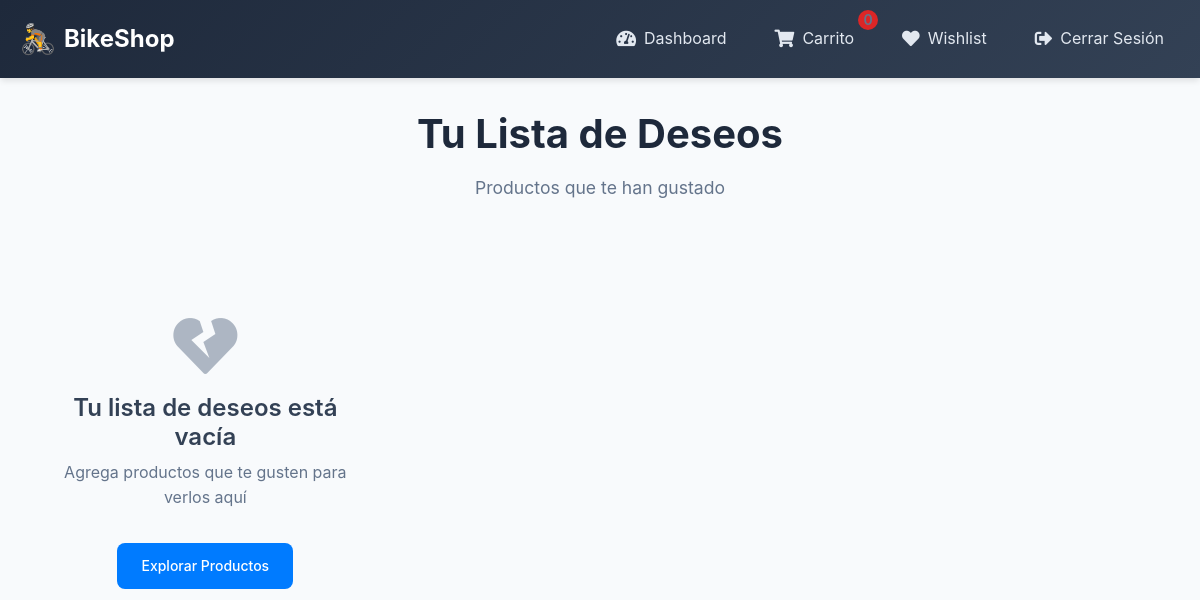
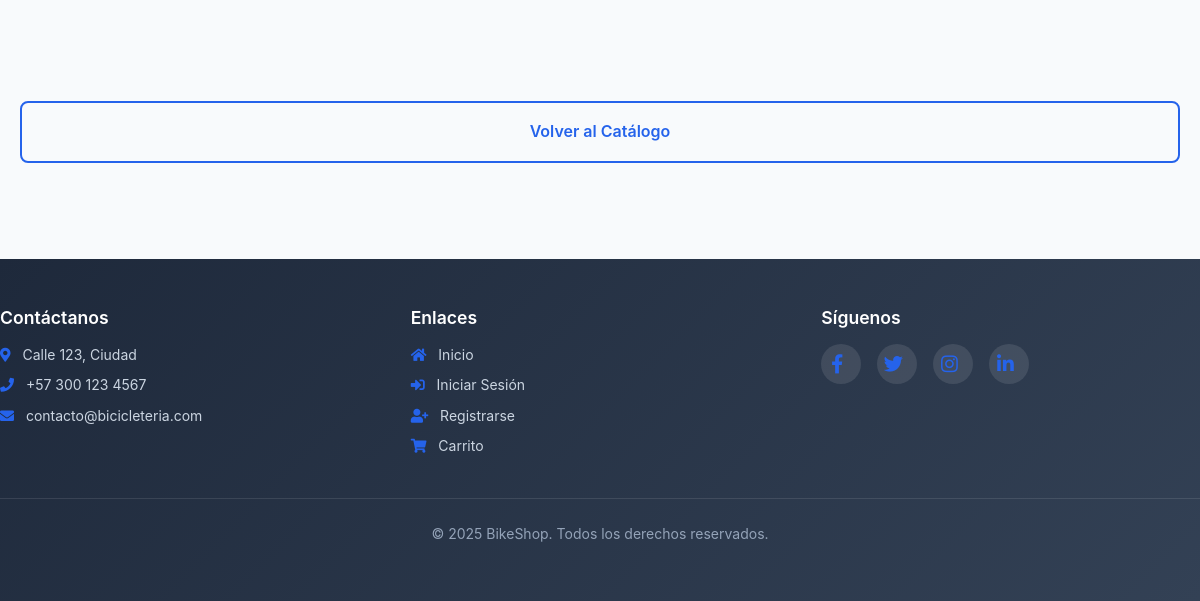
Before: /wishlist/wishlist (signed in) with the older database file (2 pictures, top to bottom).
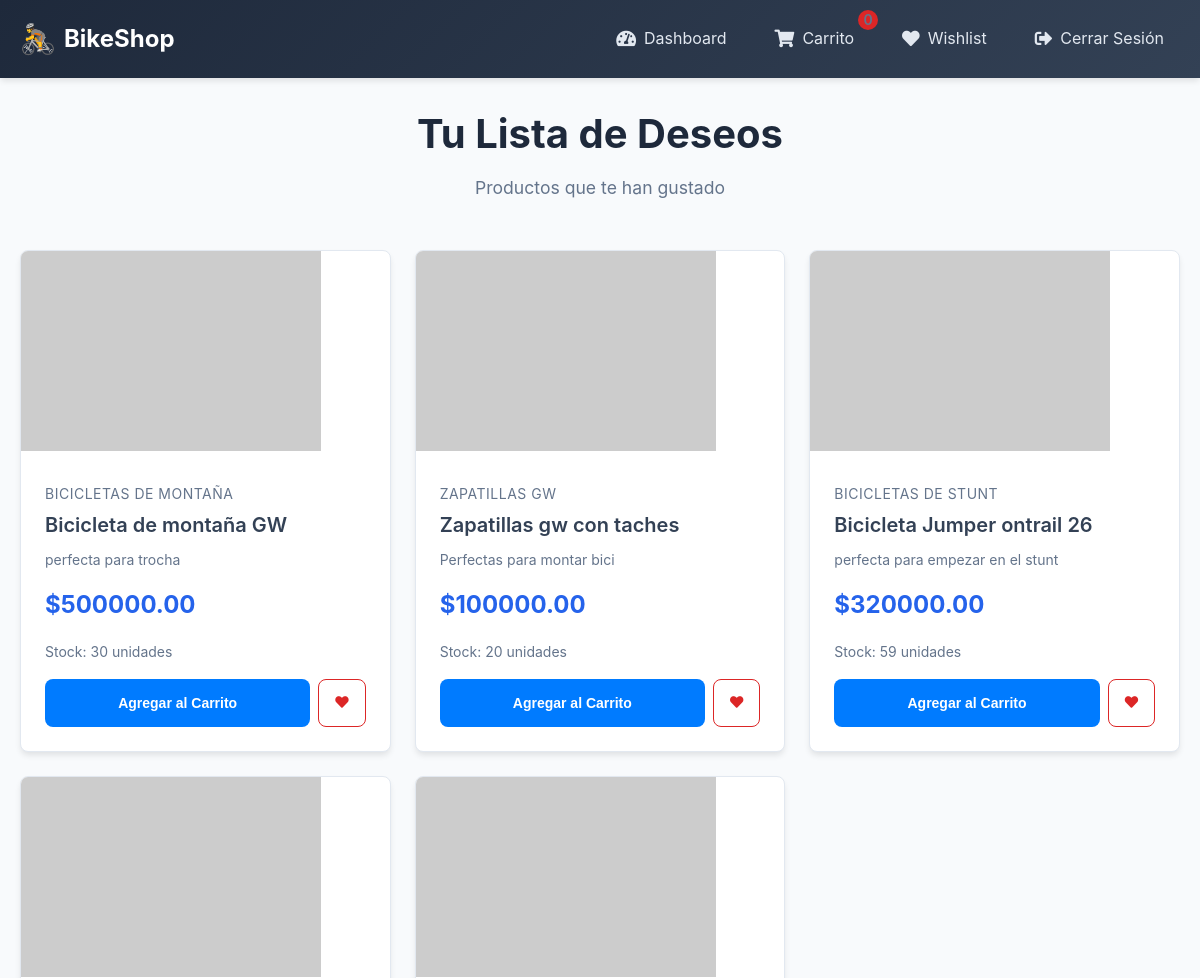
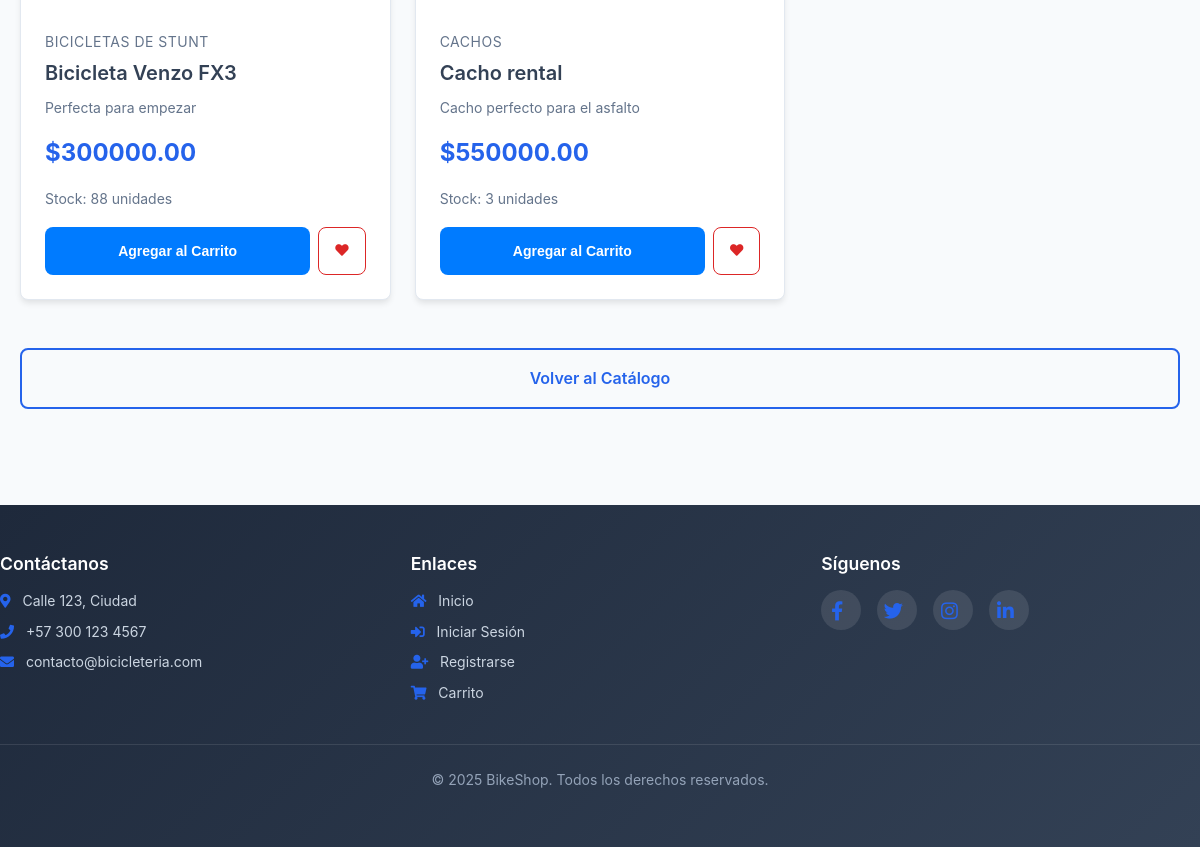
After: the same page with the newer database file (2 pictures, top to bottom).
### models/product.py (models this page shows, shortened)
class Product(db.Model):
    __tablename__ = 'productos'
    id = db.Column(db.Integer, primary_key=True)
    nombre = db.Column(db.String(100), nullable=False)
    descripcion = db.Column(db.String(255))
    precio = db.Column(db.Float, nullable=False)
    stock = db.Column(db.Integer, nullable=False)
    url_imagen = db.Column(db.String(255))
    subcategoria_id = db.Column(db.Integer, db.ForeignKey('subcategorias.id'), nullable=False)
    subcategoria = db.relationship('Subcategoria', back_populates='productos')

### models/subcategoria.py (models this page shows, shortened)
class Subcategoria(db.Model):
    __tablename__ = 'subcategorias'
    id = db.Column(db.Integer, primary_key=True)
    nombre = db.Column(db.String(100), nullable=False)
    categoria_id = db.Column(db.Integer, db.ForeignKey('categorias.id'), nullable=False)
    productos = db.relationship('Product', back_populates='subcategoria')

### routes/wishlist.py (the view)
@wishlist_bp.route('/wishlist')
@login_required
def wishlist():
    wishlist_items = Wishlist.query.filter_by(user_id=current_user.id).all()
    products_in_wishlist = []
    for item in wishlist_items:
        product = Product.query.get(item.product_id)
        if product:
            products_in_wishlist.append(product)
    return render_template('wishlist_page.html', products=products_in_wishlist)

### app.py (called while the page is built)
@login_manager.user_loader
def load_user(user_id):
    return db.session.get(User, int(user_id))

### templates/wishlist_page.html (shortened to what this page needs)
{% extends 'base.html' %}
{% block content %}
<div class="products-section">
    <div class="section-header">
        <h2 class="section-title">Tu Lista de Deseos</h2>
        <p class="section-subtitle">Productos que te han gustado</p>
    </div>
    <div class="products-grid">
        {% include 'wishlist.html' %}
    </div>
    <div class="cart-actions">
        <a href="{{ url_for('products.catalog') }}" class="continue-shopping">Volver al Catálogo</a>
    </div>
</div>
{% endblock %}

### templates/wishlist.html
{% if products %}
    {% for product in products %}
        <div class="product-card">
            <div class="product-image">
                {% if product.url_imagen %}
                    <img src="{{ product.url_imagen }}" alt="{{ product.nombre }}" class="card-img-top">
                {% else %}
                    <img src="{{ url_for('static', filename='images/placeholder.jpg') }}" alt="Placeholder" class="card-img-top">
                {% endif %}
            </div>
            <div class="product-info">
                <div class="product-category">
                    {{ product.subcategoria.nombre if product.subcategoria else 'Sin categoría' }}
                </div>
                <h3 class="product-title">{{ product.nombre }}</h3>
                <p class="product-description">{{ product.descripcion }}</p>
                <div class="product-price">
                    ${{ "%.2f"|format(product.precio) }}
                </div>
                <div class="product-stock">
                    {% if product.stock > 0 %}
                        Stock: {{ product.stock }} unidades
                    {% else %}
                        Sin stock disponible
                    {% endif %}
                </div>
                <div class="product-actions">
                    <button class="btn btn-primary add-to-cart-btn" data-product-id="{{ product.id }}" {% if product.stock == 0 %}disabled{% endif %}>
                        {% if product.stock == 0 %}Sin Stock{% else %}Agregar al Carrito{% endif %}
                    </button>
                    <button class="wishlist-btn favorited" data-product-id="{{ product.id }}">
                        <i class="fas fa-heart"></i>
                    </button>
                </div>
            </div>
        </div>
    {% endfor %}
{% else %}
    <div class="empty-state">
        <i class="fas fa-heart-broken empty-state-icon"></i>
        <h3 class="empty-state-title">Tu lista de deseos está vacía</h3>
        <p class="empty-state-description">Agrega productos que te gusten para verlos aquí</p>
        <a href="{{ url_for('products.catalog') }}" class="btn btn-primary">Explorar Productos</a>
    </div>
{% endif %}

Changed rows visible on the page:
now on this page (row unchanged): Product: subcategoria "BICICLETAS DE MONTAÑA", nombre "Bicicleta de montaña GW", descripcion "perfecta para trocha", precio "500000.00", stock "30", shows "Agregar al Carrito"
now on this page (row unchanged): Product: subcategoria "ZAPATILLAS GW", nombre "Zapatillas gw con taches", descripcion "Perfectas para montar bici", precio "100000.00", stock "20", shows "Agregar al Carrito"
now on this page (row unchanged): Product: subcategoria "BICICLETAS DE STUNT", nombre "Bicicleta Jumper ontrail 26", descripcion "perfecta para empezar en el stunt", precio "320000.00", stock "59", shows "Agregar al Carrito"
added Product: subcategoria "BICICLETAS DE STUNT", nombre "Bicicleta Venzo FX3", descripcion "Perfecta para empezar", precio "300000.00", stock "88", shows "Agregar al Carrito"
now on this page (row unchanged): Product: subcategoria "CACHOS", nombre "Cacho rental", descripcion "Cacho perfecto para el asfalto", precio "550000.00", stock "3", shows "Agregar al Carrito"
Other visible differences:
text no longer shown: "Tu lista de deseos está vacía Agrega productos que te gusten para verlos aquí Explorar Productos"
